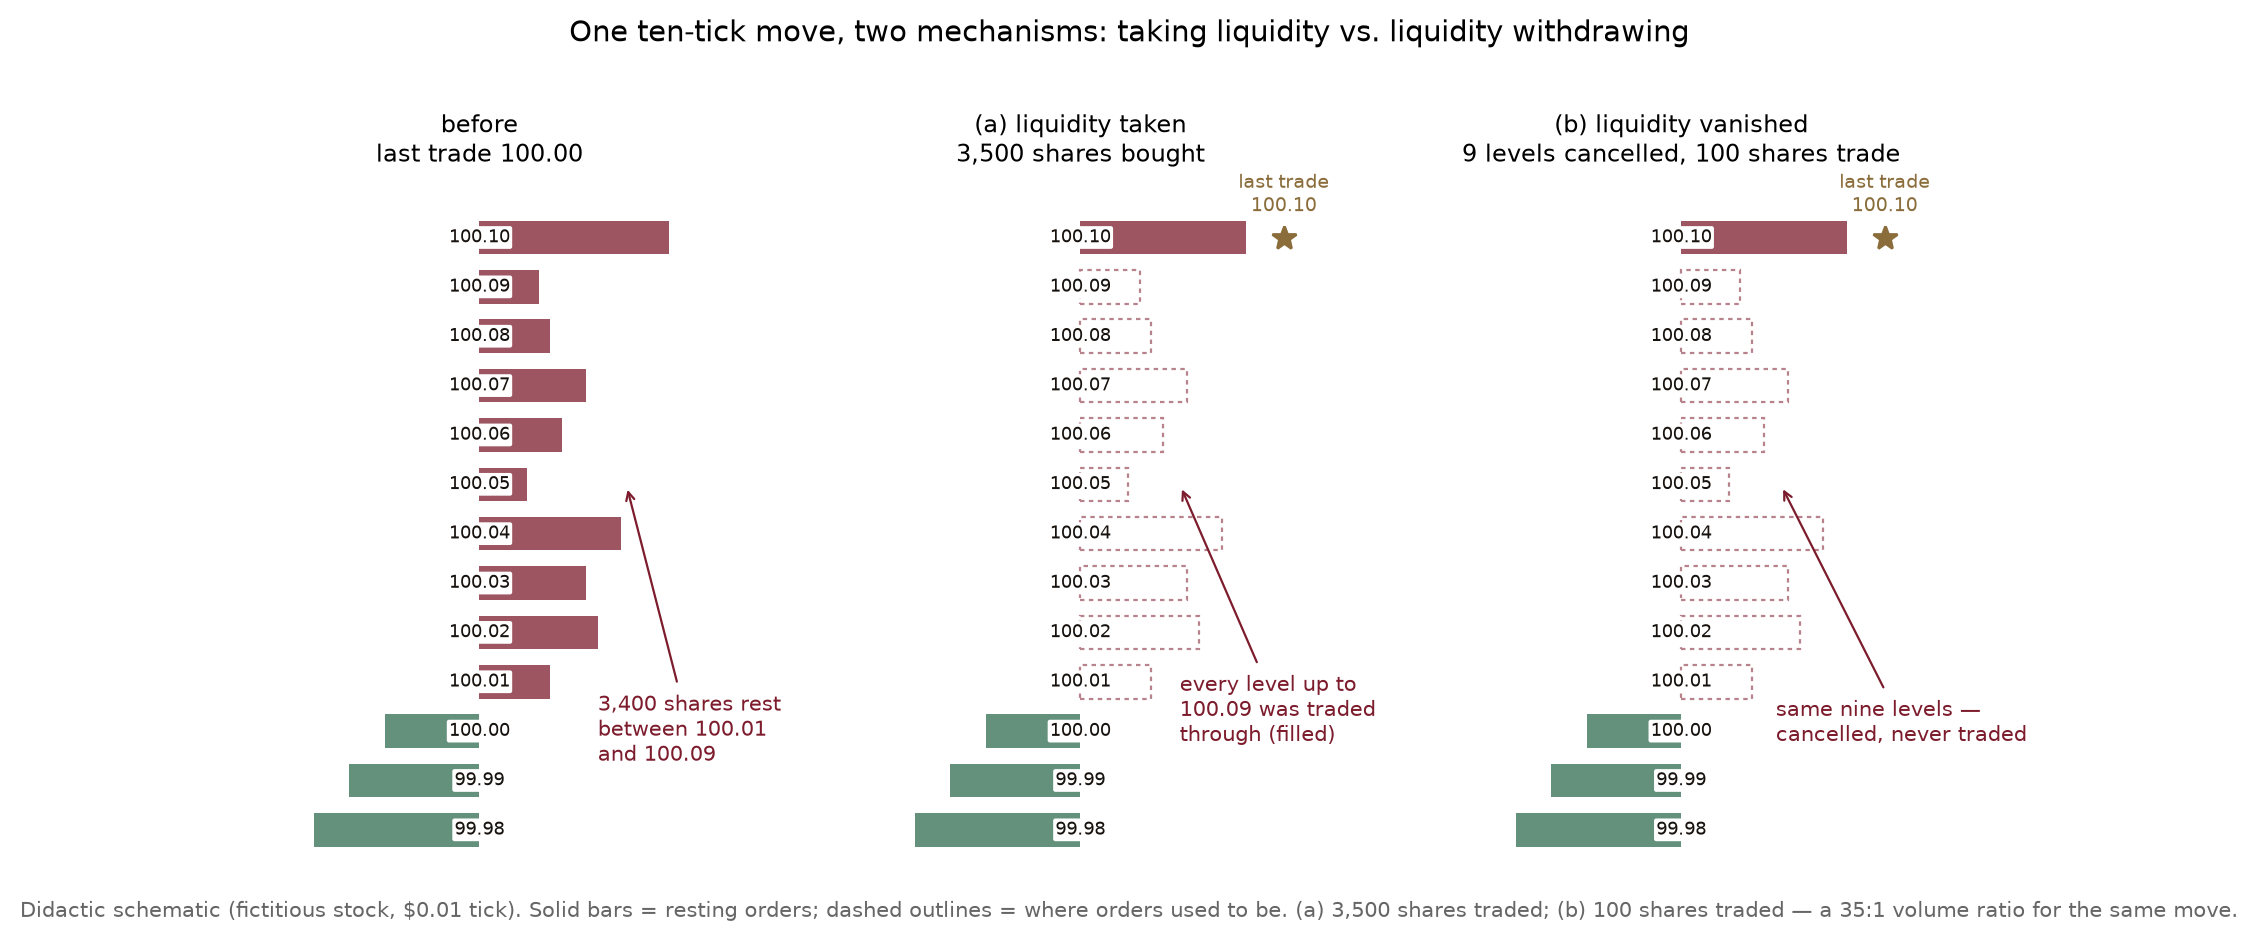

The Python source for this figure:
"""
Figure 2 - The same ten-tick move, produced by two different mechanisms.

Didactic before/after book diagram for the worked example in Section 4. One
fictitious stock near $100.00, one-cent tick, ten resting ask levels. The
LEFT panel is the starting book. The MIDDLE panel shows mechanism (a),
liquidity TAKING: buyers send market orders that consume every ask from
100.01 through 100.09 (3,400 shares) plus 100 shares of the 800 resting at
100.10 - 3,500 shares trade and the last price rises ten ticks. The RIGHT
panel shows mechanism (b), liquidity VANISHING: the same nine levels are
cancelled by their owners - no trade occurs - and a single 100-share market
buy then prints at 100.10. Same ten-tick move; 35 times less volume.

All numbers are chosen for arithmetic clarity (diagram of mechanics, not a
data plot). No data download.

Reproducible:
    python fig_ten_tick_move.py     # numpy, matplotlib only
"""
import os
import numpy as np
import matplotlib
matplotlib.use("Agg")
import matplotlib.pyplot as plt

HERE = os.path.dirname(os.path.abspath(__file__))

TICK = 0.01
bids = [(100.00, 400), (99.99, 550), (99.98, 700)]
asks = [(100.01, 300), (100.02, 500), (100.03, 450), (100.04, 600),
        (100.05, 200), (100.06, 350), (100.07, 450), (100.08, 300),
        (100.09, 250), (100.10, 800)]

taken_below_top = sum(q for p, q in asks if p < 100.10)      # 3,400
extra_at_top = 100
shares_a = taken_below_top + extra_at_top                     # 3,500
shares_b = 100
ratio = shares_a / shares_b
move_ticks = round((100.10 - 100.00) / TICK)

C_BID, C_ASK, C_INK, C_ACC = "#2f6d4f", "#7c1c2c", "#17120e", "#8a6d3b"
SC = 1 / 1000.0

fig, axes = plt.subplots(1, 3, figsize=(9.4, 4.4), sharey=True)
titles = ["before\nlast trade 100.00",
          "(a) liquidity taken\n3,500 shares bought",
          "(b) liquidity vanished\n9 levels cancelled, 100 shares trade"]


def draw_book(ax, bid_rows, ask_rows, ghost_asks=(), ghost_label=None):
    for p, q in bid_rows:
        ax.barh(p, -q * SC, height=TICK * 0.68, color=C_BID, alpha=0.75)
    for p, q in ask_rows:
        ax.barh(p, q * SC, height=TICK * 0.68, color=C_ASK, alpha=0.75)
    for p, q in ghost_asks:
        ax.barh(p, q * SC, height=TICK * 0.68, fill=False,
                edgecolor=C_ASK, lw=0.8, ls=(0, (2, 2)), alpha=0.55)
    for p in [b[0] for b in bids] + [a[0] for a in asks]:
        ax.text(0, p, f"{p:.2f}", va="center", ha="center", fontsize=6.6,
                color=C_INK, zorder=4,
                bbox=dict(boxstyle="round,pad=0.12", fc="white", ec="none"))
    ax.set_xlim(-1.1, 1.1)
    ax.set_ylim(99.972, 100.112)
    ax.set_xticks([]); ax.set_yticks([])
    for s in ax.spines.values():
        s.set_visible(False)


# --- panel 1: before ---------------------------------------------------------
draw_book(axes[0], bids, asks)
axes[0].annotate("3,400 shares rest\nbetween 100.01\nand 100.09",
                 xy=(0.62, 100.05), xytext=(0.5, 99.994), fontsize=7.4,
                 color=C_ASK,
                 arrowprops=dict(arrowstyle="->", color=C_ASK, lw=0.8))

# --- panel 2: aggressive buying consumes the book ----------------------------
draw_book(axes[1], bids, [(100.10, 800 - extra_at_top)],
          ghost_asks=[(p, q) for p, q in asks if p < 100.10])
axes[1].annotate("every level up to\n100.09 was traded\nthrough (filled)",
                 xy=(0.42, 100.05), xytext=(0.42, 99.998), fontsize=7.4,
                 color=C_ASK,
                 arrowprops=dict(arrowstyle="->", color=C_ASK, lw=0.8))
axes[1].plot(0.86, 100.10, marker="*", ms=9, color=C_ACC)
axes[1].text(0.86, 100.104, "last trade\n100.10", fontsize=7.0,
             color=C_ACC, ha="center", va="bottom")

# --- panel 3: quotes pulled, one tiny trade ----------------------------------
draw_book(axes[2], bids, [(100.10, 800 - shares_b)],
          ghost_asks=[(p, q) for p, q in asks if p < 100.10])
axes[2].annotate("same nine levels —\ncancelled, never traded",
                 xy=(0.42, 100.05), xytext=(0.40, 99.998), fontsize=7.4,
                 color=C_ASK,
                 arrowprops=dict(arrowstyle="->", color=C_ASK, lw=0.8))
axes[2].plot(0.86, 100.10, marker="*", ms=9, color=C_ACC)
axes[2].text(0.86, 100.104, "last trade\n100.10", fontsize=7.0,
             color=C_ACC, ha="center", va="bottom")

for ax, t in zip(axes, titles):
    ax.set_title(t, fontsize=8.8)

fig.suptitle("One ten-tick move, two mechanisms: taking liquidity vs. "
             "liquidity withdrawing", fontsize=10.4, y=1.0)
fig.text(0.5, -0.02,
         "Didactic schematic (fictitious stock, $0.01 tick). Solid bars = resting "
         "orders; dashed outlines = where orders used to be. "
         f"(a) {shares_a:,} shares traded; (b) {shares_b} shares traded — "
         f"a {ratio:.0f}:1 volume ratio for the same move.",
         ha="center", fontsize=7.6, color="#666")
plt.tight_layout()

OUT = os.path.join(HERE, "fig_ten_tick_move.png")
fig.savefig(OUT, dpi=200, bbox_inches="tight")
print("wrote", OUT)
print(f"move_ticks={move_ticks} shares_mechanism_a={shares_a} "
      f"shares_mechanism_b={shares_b} volume_ratio={ratio:.0f}")
print(f"resting_100.01_to_100.09={taken_below_top} extra_at_100.10={extra_at_top} "
      f"left_at_100.10_a={800 - extra_at_top} left_at_100.10_b={800 - shares_b}")
